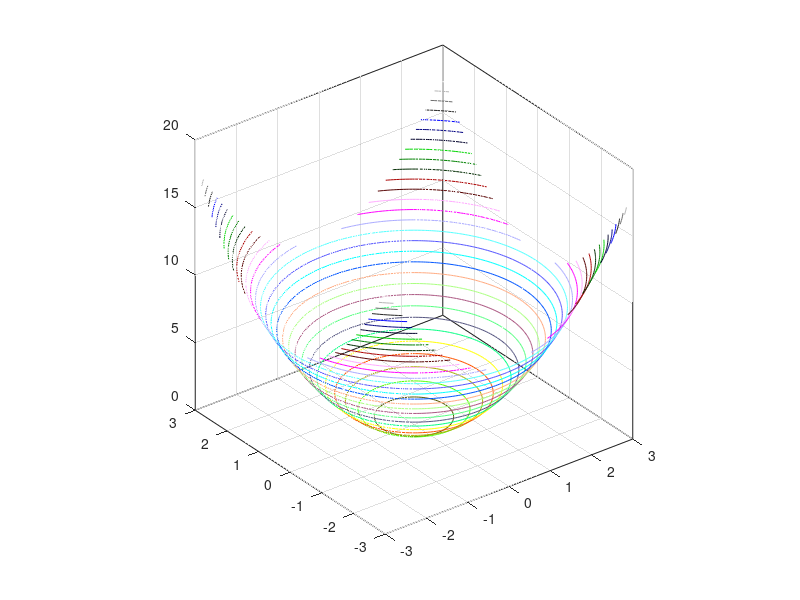

Reproduce this figure in MATLAB.
close all
clear
[x,y] = meshgrid(-3:0.05:3,-3:0.05:3)

figure

k = 30
z = x.^2 + y.^2;
contour3(x,y,z,k)

colormap("colorcube")

axis equal;
axis('square');
